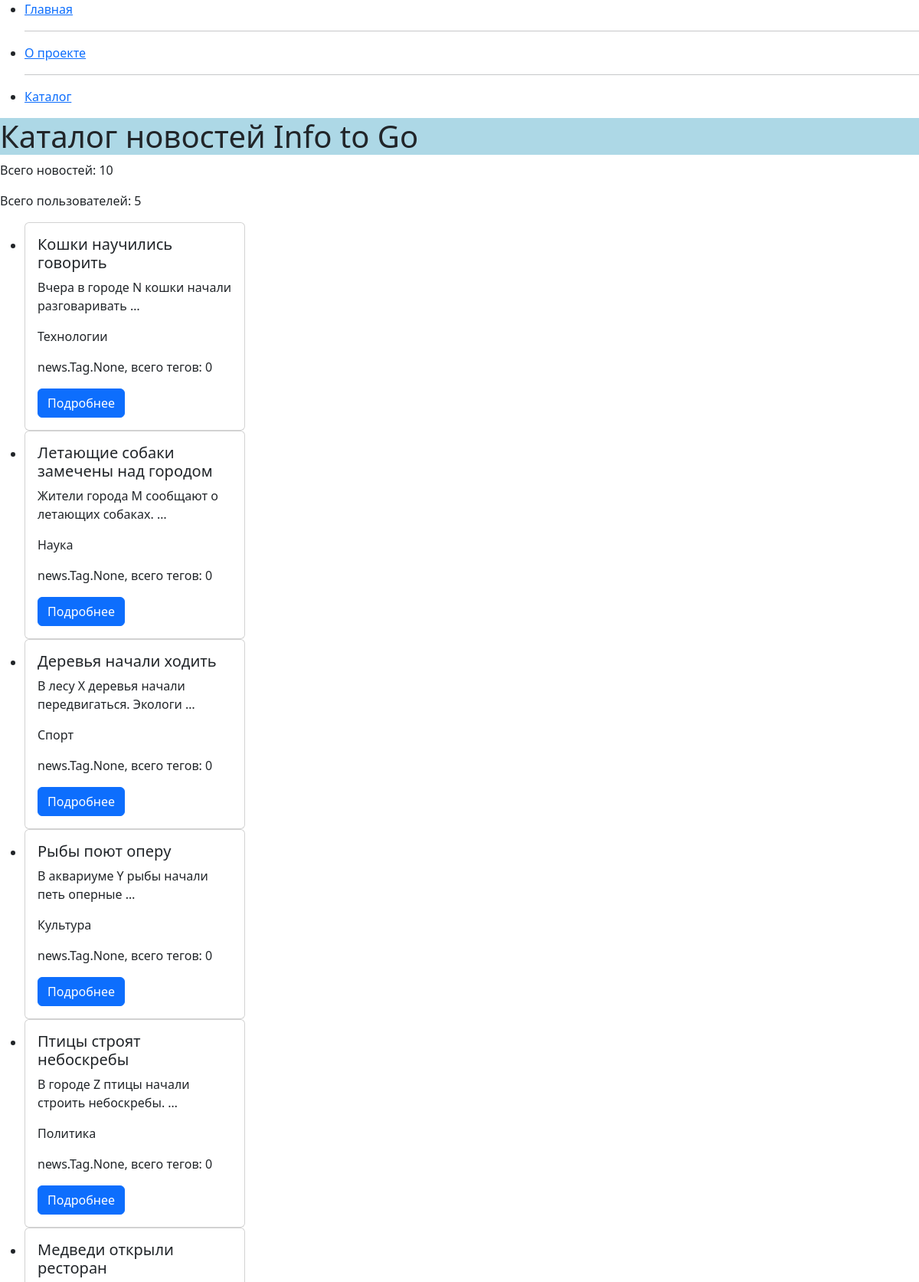
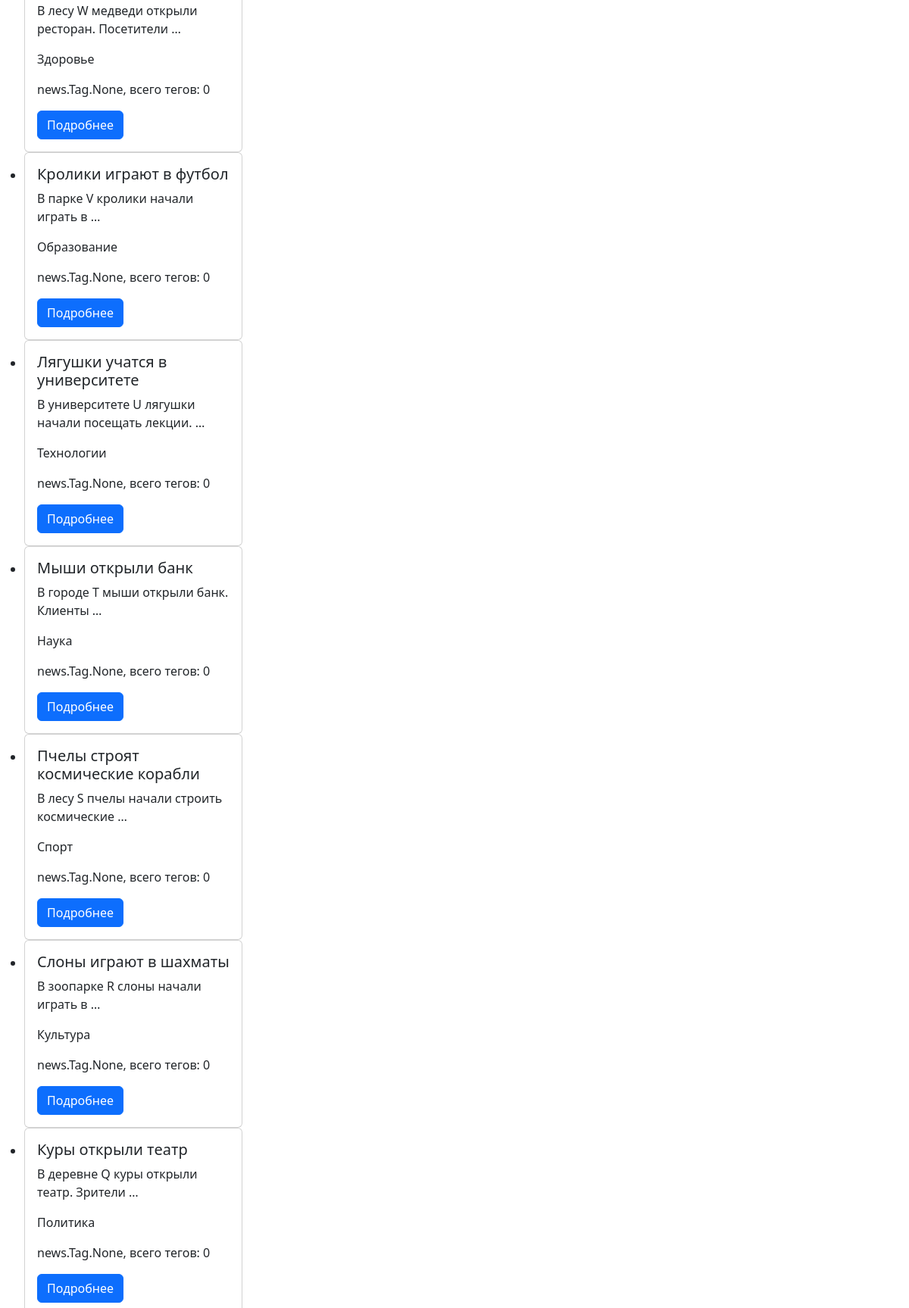
Page /news/ (upper part) on the committed database (2 pictures, top to bottom).
### news/models.py (models this page shows, shortened)
class Article(models.Model):
    title = models.CharField(max_length=255)
    content = models.TextField()
    publication_date = models.DateTimeField(auto_now_add=True)
    views = models.IntegerField(default=0)
    category = models.ForeignKey('Category', on_delete=models.CASCADE, default=1)
    tags = models.ManyToManyField('Tag', related_name='articles')
    slug = models.SlugField(unique=True, blank=True)

class Category(models.Model):
    name = models.CharField(max_length=255, unique=True)
    def __str__(self):
        return self.name

### news/views.py (the view)
# urls.py: path('', views.get_all_news),
def get_all_news(request):
    articles = Article.objects.select_related('category').prefetch_related('tags')
    info = {
        'news': articles,
        "users_count": 5,
        "news_count": 10,
        "menu": [
            {"title": "Главная", "url": "/", "url_name": "index"},
            {"title": "О проекте", "url": "/about/", "url_name": "about"},
            {"title": "Каталог", "url": "/news/catalog/", "url_name": "catalog"},
        ],
    }
    return render(request, 'news/catalog.html', context=info)

### news/templates/news/catalog.html (shortened to what this page needs)
{% extends 'base.html' %}
{% block content %}
  <h1>Каталог новостей Info to Go</h1>
  <p>Всего новостей: {{ news_count }}</p>
  <p>Всего пользователей: {{ users_count }}</p>
    <ul>
        {% for article in news %}
            <li>
                {% include "include/article_preview.html" %}
            </li>
        {% endfor %}
    </ul>
{% endblock %}

### news/templates/include/article_preview.html (shortened to what this page needs)
<div class="card" style="width: 18rem;">
    <div class="card-body">
      <h5 class="card-title">{{ article.title }}</h5>
      <p class="card-text">{{ article.content|truncatewords:7 }}</p>
      <p class="card-text">{{ article.category }}</p>
      <p class="card-text">{{ article.tags|join:", " }}, всего тегов: {{ article.tags|length }}</p>
      <a href="{% url 'detail_article_by_id' article.id %}" class="btn btn-primary">Подробнее</a>
    </div>
</div>

### news/static/news/css/main.css (style rules this page uses)
h1 { background-color: lightblue; }

### rows in the picture
Article: title "Кошки научились говорить", content "Вчера в городе N кошки начали разговаривать …", category "Технологии", tags "news.Tag.None", tags|length "0"
Article: title "Летающие собаки замечены над городом", content "Жители города M сообщают о летающих собаках. …", category "Наука", tags "news.Tag.None", tags|length "0"
Article: title "Деревья начали ходить", content "В лесу X деревья начали передвигаться. Экологи …", category "Спорт", tags "news.Tag.None", tags|length "0"
Article: title "Рыбы поют оперу", content "В аквариуме Y рыбы начали петь оперные …", category "Культура", tags "news.Tag.None", tags|length "0"
Article: title "Птицы строят небоскребы", content "В городе Z птицы начали строить небоскребы. …", category "Политика", tags "news.Tag.None", tags|length "0"
Article: title "Медведи открыли ресторан", content "В лесу W медведи открыли ресторан. Посетители …", category "Здоровье", tags "news.Tag.None", tags|length "0"
Article: title "Кролики играют в футбол", content "В парке V кролики начали играть в …", category "Образование", tags "news.Tag.None", tags|length "0"
Article: title "Лягушки учатся в университете", content "В университете U лягушки начали посещать лекции. …", category "Технологии", tags "news.Tag.None", tags|length "0"
Article: title "Мыши открыли банк", content "В городе T мыши открыли банк. Клиенты …", category "Наука", tags "news.Tag.None", tags|length "0"
Article: title "Пчелы строят космические корабли", content "В лесу S пчелы начали строить космические …", category "Спорт", tags "news.Tag.None", tags|length "0"
Article: title "Слоны играют в шахматы", content "В зоопарке R слоны начали играть в …", category "Культура", tags "news.Tag.None", tags|length "0"
Article: title "Куры открыли театр", content "В деревне Q куры открыли театр. Зрители …", category "Политика", tags "news.Tag.None", tags|length "0"

### other values in the picture
{{ item.title }} "Главная" "О проекте" "Каталог"
{{ news_count }} "10"
{{ users_count }} "5"
